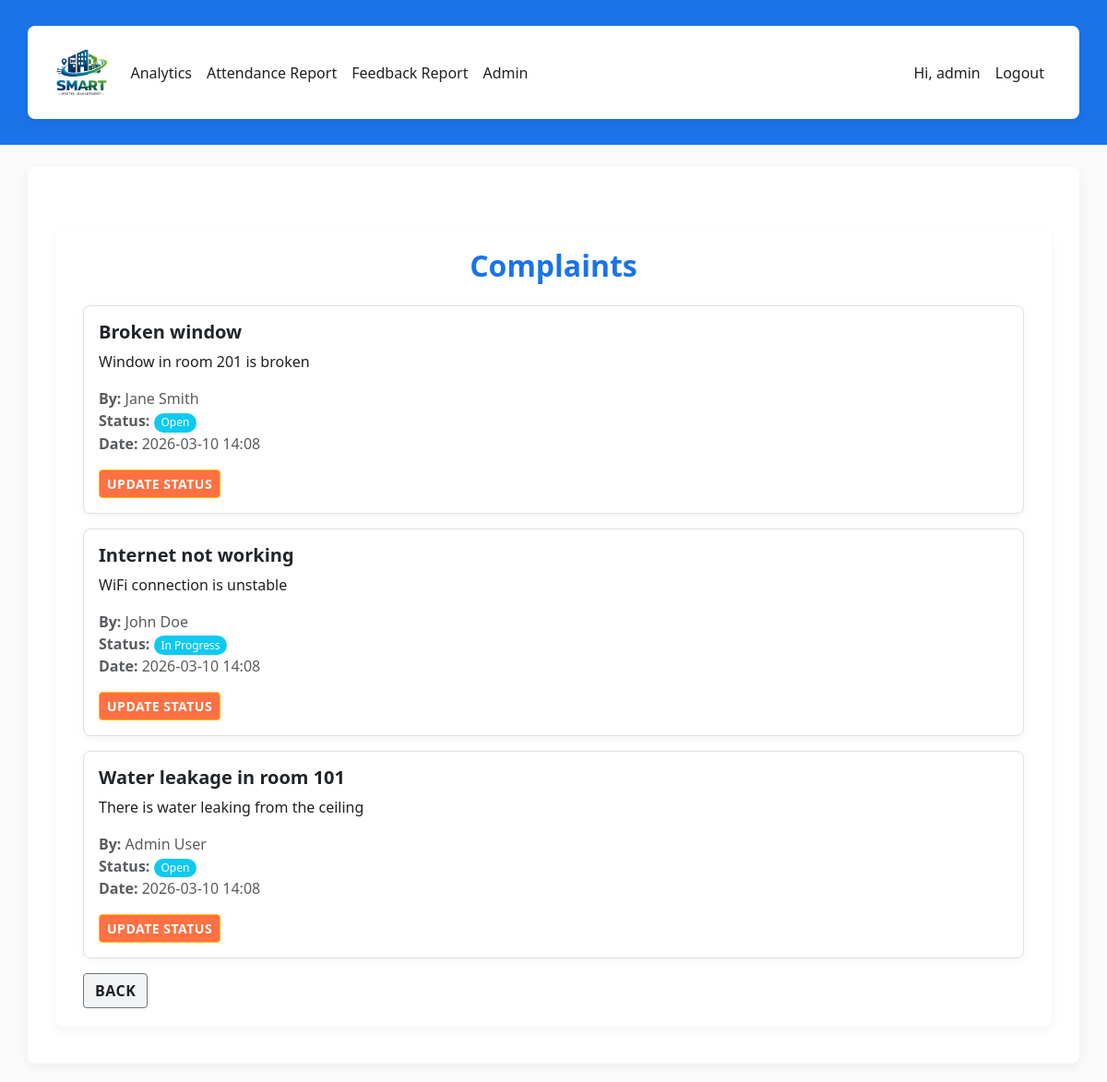
Screenshot of /complaints/ (signed in) with the database file from the repository.
### hostel/models.py (models this page shows, shortened)
class Complaint(models.Model):
    STATUS_CHOICES = [
        ('open', 'Open'),
        ('in_progress', 'In Progress'),
        ('resolved', 'Resolved'),
    ]
    student = models.ForeignKey(StudentProfile, on_delete=models.CASCADE)
    title = models.CharField(max_length=200)
    description = models.TextField()
    status = models.CharField(max_length=20, choices=STATUS_CHOICES, default='open')
    response = models.TextField(blank=True)
    created_at = models.DateTimeField(auto_now_add=True)
    updated_at = models.DateTimeField(auto_now=True)
    anonymous = models.BooleanField(default=False)

class StudentProfile(models.Model):
    user = models.OneToOneField(User, on_delete=models.CASCADE)
    roll_number = models.CharField(max_length=30, blank=True, null=True)
    room = models.ForeignKey(Room, on_delete=models.SET_NULL, null=True, blank=True)
    fees_due = models.DecimalField(max_digits=9, decimal_places=2, default=0)
    fees_paid = models.DecimalField(max_digits=9, decimal_places=2, default=0)
    joined_on = models.DateField(default=timezone.now)

### hostel/views.py (the view)
# urls.py: path('complaints/', views.complaints_list, name='complaints'),
@login_required
def complaints_list(request):
    if request.user.is_staff:
        complaints = Complaint.objects.order_by('-created_at')
    else:
        profile = request.user.studentprofile
        complaints = Complaint.objects.filter(student=profile).order_by('-created_at')
    return render(request, 'hostel/complaints_list.html', {'complaints': complaints})

### templates/hostel/complaints_list.html (shortened to what this page needs)
{% extends 'hostel/base.html' %}
{% block content %}
<div class="container mt-5">
  <h2>Complaints</h2>
  <div class="mt-4">
    {% for complaint in complaints %}
      <div class="card mb-3">
        <div class="card-body">
          <h5 class="card-title">{{ complaint.title }}</h5>
          <p class="card-text">{{ complaint.description }}</p>
          <p class="text-muted">
            {% if not complaint.anonymous %}
              <strong>By:</strong> {{ complaint.student.user.get_full_name }}<br>
            {% else %}
              <strong>Submitted anonymously</strong><br>
            {% endif %}
            <strong>Status:</strong> <span class="badge bg-info">{{ complaint.get_status_display }}</span><br>
            <strong>Date:</strong> {{ complaint.created_at|date:"Y-m-d H:i" }}
          </p>
          {% if user.is_staff %}
            <a href="{% url 'update_complaint' complaint.pk %}" class="btn btn-sm btn-warning">Update Status</a>
          {% endif %}
        </div>
      </div>
    {% empty %}
      <p>No complaints.</p>
    {% endfor %}
  </div>
  <a href="{% url 'dashboard' %}" class="btn btn-secondary">Back</a>
</div>
{% endblock %}

### templates/hostel/base.html (shortened to what this page needs)
{% load static %}
<!doctype html>
<html lang="en">
  <head>
    <link href="https://cdn.jsdelivr.net/npm/bootstrap@5.3.2/dist/css/bootstrap.min.css" rel="stylesheet">
    <link href="{% static 'hostel/css/style.css' %}" rel="stylesheet">
  </head>
  <body>
    <nav class="navbar navbar-expand-lg navbar-dark mb-4" style="background: #1A73E8;">
      <div class="container">
        <a class="navbar-brand" href="{% url 'home' %}">
          <img src="{% static 'hostel/img/logo.png' %}" alt="Smart Hostel" class="d-inline-block align-text-top logo-img">
        </a>
        <div class="collapse navbar-collapse" id="nav">
          <ul class="navbar-nav me-auto">
            {% if user.is_authenticated %}
              {% if user.is_staff %}
                <li class="nav-item"><a class="nav-link" href="{% url 'analytics' %}">Analytics</a></li>
                <li class="nav-item"><a class="nav-link" href="{% url 'attendance_report' %}">Attendance Report</a></li>
                <li class="nav-item"><a class="nav-link" href="{% url 'feedback_report' %}">Feedback Report</a></li>
                <li class="nav-item"><a class="nav-link" href="/admin/">Admin</a></li>
              {% endif %}
            {% endif %}
          </ul>
          <ul class="navbar-nav">
            {% if user.is_authenticated %}
              <li class="nav-item"><span class="nav-link">Hi, {{ user.username }}</span></li>
              <li class="nav-item"><a class="nav-link" href="{% url 'logout' %}">Logout</a></li>
            {% else %}
              <li class="nav-item"><a class="nav-link" href="{% url 'login' %}">Login</a></li>
              <li class="nav-item"><a class="nav-link" href="{% url 'signup' %}">Sign up</a></li>
            {% endif %}
          </ul>
        </div>
      </div>
    </nav>
    <div class="container">
      {% block content %}{% endblock %}
    </div>
  </body>
</html>

### static/hostel/css/style.css (style rules this page uses)
body { font-family: 'Segoe UI', Tahoma, Geneva, Verdana, sans-serif; background: #FAFAFA; color: #202124; min-height: 100vh; margin: 0; }
.container { background: #FFFFFF; border-radius: 8px; box-shadow: 0 4px 12px rgba(0,0,0,0.05); margin: 20px auto; padding: 20px 30px; }
h1,h2,h3,h4,h5,h6 { color: #1A73E8; font-weight: 600; }
h2 { text-align: center; margin-bottom: 20px; }
a { color: #0D47A1; }
.card { background: #FFFFFF; border: 1px solid #e0e0e0; border-radius: 8px; box-shadow: 0 2px 8px rgba(0,0,0,0.05); transition: transform 0.2s ease, box-shadow 0.2s ease; }
.card-body { padding: 16px; }
.btn { border-radius: 4px; font-weight: 600; text-transform: uppercase; letter-spacing: 0.5px; transition: background 0.2s ease; }
.btn-warning { background: #FF7043; color: #fff; }
.btn-secondary { background: #F1F3F4; color: #202124; }
p, li, span, label, input, textarea { color: #202124; }
a, .nav-link { color: #0D47A1; }
.mb-3 { margin-bottom: 1rem; }
.navbar, .footer { background: #1A73E8; }
.navbar .nav-link, .footer a { color: #202124 !important; }
.navbar .navbar-brand { color: #202124 !important; }
.navbar-brand img { height: 50px; width: auto; display: block; }
.badge { border-radius: 20px; font-weight: 500; }

### rows the page displays
Complaint: title "Broken window", description "Window in room 201 is broken", student.user.get_full_name "Jane Smith", status "Open", created_at "2026-03-10 14:08"
Complaint: title "Internet not working", description "WiFi connection is unstable", student.user.get_full_name "John Doe", status "In Progress", created_at "2026-03-10 14:08"
Complaint: title "Water leakage in room 101", description "There is water leaking from the ceiling", student.user.get_full_name "Admin User", status "Open", created_at "2026-03-10 14:08"

### other values shown
{{ user.username }} "admin"
